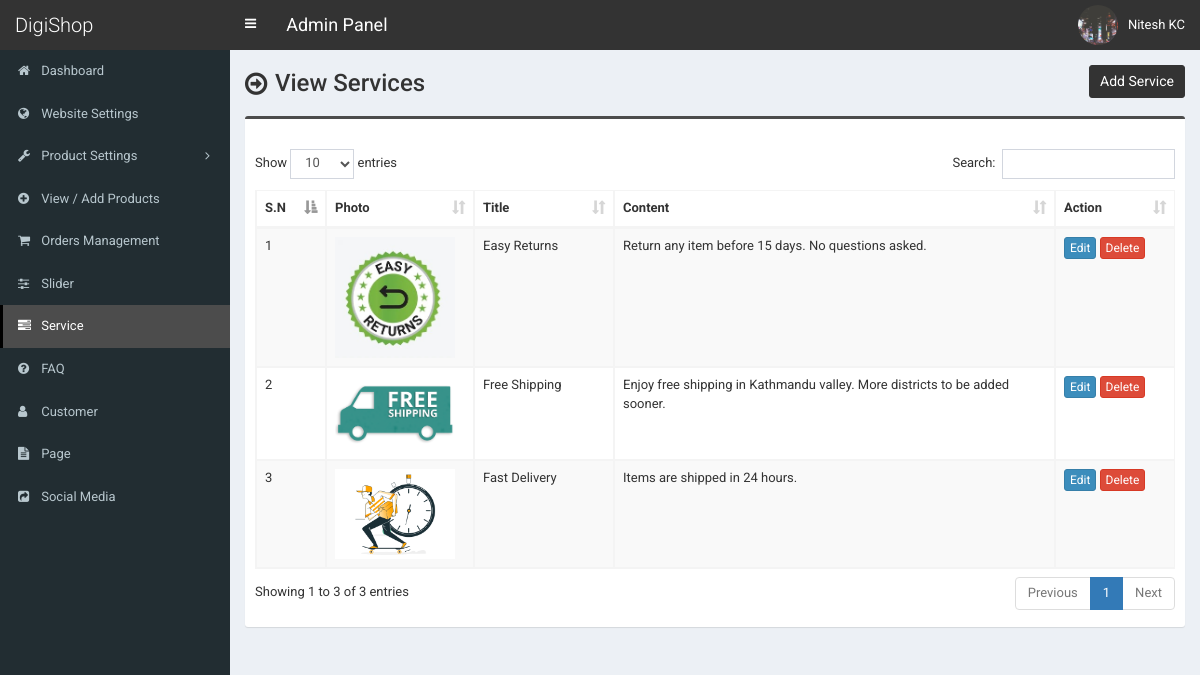
Screenshot of /admin/service.php (signed in) with the database file from the repository.
### tables this page shows
CREATE TABLE `tbl_service` (
  `id` int(11) NOT NULL,
  `title` varchar(255) NOT NULL,
  `content` text NOT NULL,
  `photo` varchar(255) NOT NULL
);

### admin/service.php (the view, shortened to what this page needs)
<?php require_once('header.php'); ?>
<section class="content-header">
	<div class="content-header-left">
		<h1>View Services</h1>
	</div>
	<div class="content-header-right">
		<a href="service-add.php" class="btn btn-primary btn-sm">Add Service</a>
	</div>
</section>
<section class="content">
	<div class="row">
		<div class="col-md-12">
			<div class="box box-info">
				<div class="box-body table-responsive">
					<table id="example1" class="table table-bordered table-striped">
						<thead>
							<tr>
								<th width="30">S.N</th>
								<th>Photo</th>
								<th width="100">Title</th>
								<th>Content</th>
								<th width="80">Action</th>
							</tr>
						</thead>
						<tbody>
							<?php
							$i=0;
							$statement = $pdo->prepare("SELECT * FROM tbl_service");
							$statement->execute();
							$result = $statement->fetchAll(PDO::FETCH_ASSOC);
							foreach ($result as $row) {
								$i++;
								?>
								<tr>
									<td><?php echo $i; ?></td>
									<td style="width:130px;"><img src="../assets/uploads/<?php echo $row['photo']; ?>" alt="<?php echo $row['title']; ?>" style="width:120px;"></td>
									<td><?php echo $row['title']; ?></td>
									<td><?php echo $row['content']; ?></td>
									<td>
										<a href="service-edit.php?id=<?php echo $row['id']; ?>" class="btn btn-primary btn-xs">Edit</a>
										<a href="#" class="btn btn-danger btn-xs" data-href="service-delete.php?id=<?php echo $row['id']; ?>" data-toggle="modal" data-target="#confirm-delete">Delete</a>
									</td>
								</tr>
								<?php
							}
							?>
						</tbody>
					</table>
				</div>
			</div>
		</div>
	</div>
</section>
<?php require_once('footer.php'); ?>

### admin/style.css (style rules this page uses)
body { font-size: 13px; font-family: 'Roboto', sans-serif; }
.content-header>h1, .content-header .content-header-left h1 { font-family: 'Roboto', sans-serif; }
.box-info { padding-top: 20px; }
.content-header { overflow: hidden; }
.content-header .content-header-left { float: left; padding-top: 5px; }
.content-header .content-header-right { float: right; }
.content-header .content-header-left h1 { margin-top: 0; margin-bottom: 0; padding-left: 30px; padding-bottom: 5px; font-size: 24px; position: relative; }
.content-header .content-header-left h1:before { position: absolute; top: 0; left: 0; font-family: 'FontAwesome', sans-serif; font-size: 26px; content: '\f18e'; }
.content-header .content-header-right a { position: relative; font-size: 14px; }
.box.box-info { border-top-color: #4c4c4c; }
.content-header .content-header-right a { background-color: #333333; border-color: #333333; }

### rows the page displays
tbl_service: photo (picture), title "Easy Returns", content "Return any item before 15 days. No questions asked."
tbl_service: photo (picture), title "Free Shipping", content "Enjoy free shipping in Kathmandu valley. More districts to be added sooner."
tbl_service: photo (picture), title "Fast Delivery", content "Items are shipped in 24 hours."

### other values shown
$_SESSION['user']['full_name'] "Nitesh KC"
